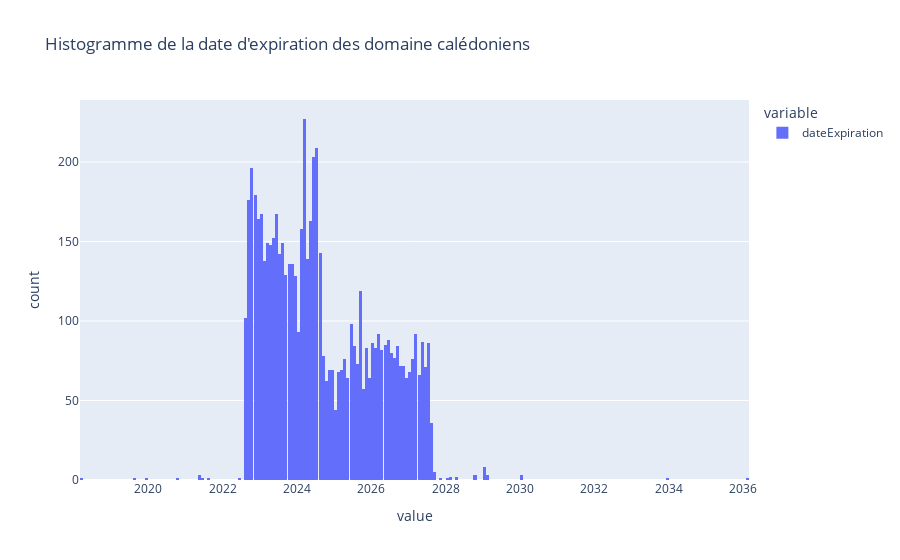

Notebook source saved alongside this figure:
### Code cell
px.histogram(df.dateExpiration, nbins=324,  title="Histogramme de la date d'expiration des domaine calédoniens")

### Figure 1 — Plotly figure (JSON) as saved in the notebook; plotly's stock layout.template omitted (floating-point values rounded to 4 significant figures; data arrays with more than 128 entries replaced by an {"elided": "..."} marker saying what was removed)
{"data": [{"alignmentgroup": "True", "bingroup": "x", "hovertemplate": "variable=dateExpiration<br>value=%{x}<br>count=%{y}<extra></extra>", "legendgroup": "dateExpiration", "marker": {"color": "#636efa", "pattern": {"shape": ""}}, "name": "dateExpiration", "nbinsx": 324, "offsetgroup": "dateExpiration", "orientation": "v", "showlegend": true, "type": "histogram", "x": {"elided": "6676 str values"}, "xaxis": "x", "yaxis": "y"}], "layout": {"barmode": "relative", "legend": {"title": {"text": "variable"}, "tracegroupgap": 0}, "title": {"text": "Histogramme de la date d'expiration des domaine calédoniens"}, "xaxis": {"anchor": "y", "domain": [0, 1], "title": {"text": "value"}}, "yaxis": {"anchor": "x", "domain": [0, 1], "title": {"text": "count"}}}}
